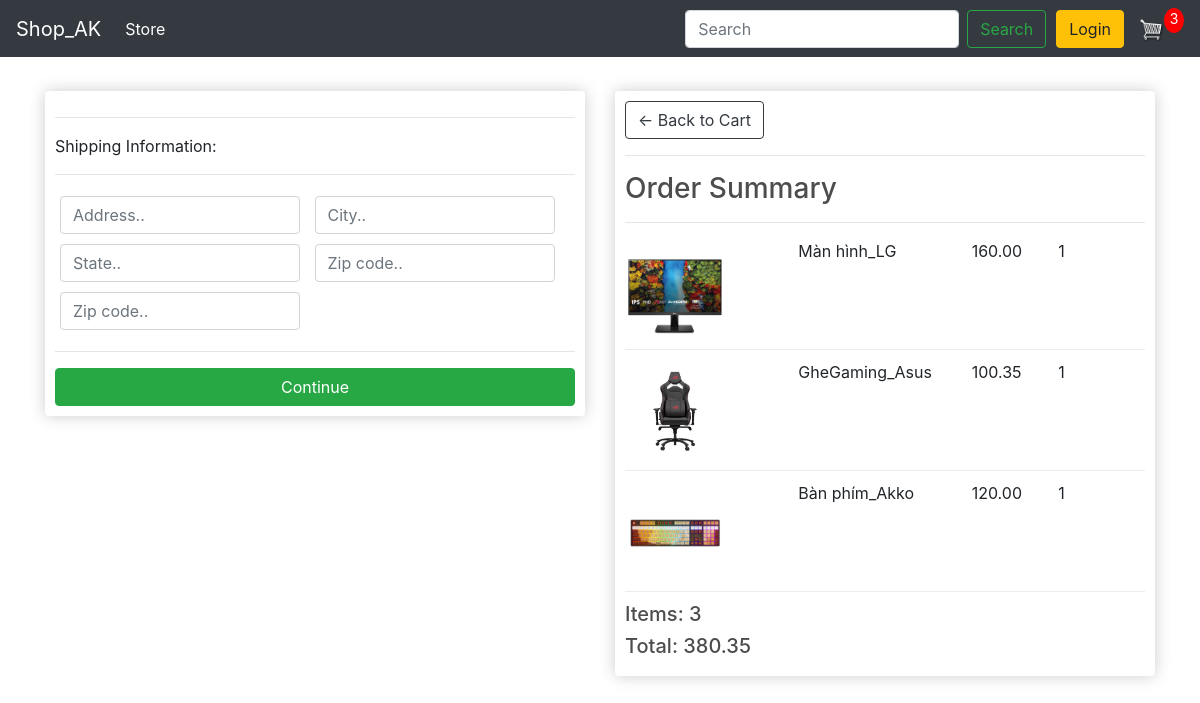
Screenshot of /checkout/ (signed in) with the database file from the repository.
### store/models.py (models this page shows, shortened)
class OrderItem(models.Model):
    product = models.ForeignKey(Product, on_delete=models.SET_NULL, null=True, blank=True)
    order = models.ForeignKey(Order, on_delete=models.SET_NULL, null=True, blank=True)
    quantity = models.IntegerField(default=0,null=True, blank=True)
    date_added=models.DateTimeField(auto_now_add=True)
    @property
    def get_total(self):
        total = self.product.price * self.quantity
        return total

class Product(models.Model):
    name = models.CharField(max_length=200, null=True)
    price = models.DecimalField(max_digits=7, decimal_places=2)# max_digits = 5 (có nghĩa là 12345 tính luôn thập phân) ví dụ 2348,92, 9999,5
    digital = models.BooleanField(default=False, null=True,blank=False)
    image = models.ImageField(null=True, blank=True)
    @property
    def image_URL(self):
        try:
            url= self.image.url
        except:
            url = ''
        return url

class Order(models.Model):
    customer = models.ForeignKey(Customer, on_delete=models.SET_NULL, null=True, blank=True)
    date_ordered = models.DateTimeField(auto_now_add=True)
    complete = models.BooleanField(default=False,null=True,blank=False)
    transaction_id = models.CharField(max_length=200,null=True)
    @property
    def shipping(self):
        shipping = False
        orderitems = self.orderitem_set.all()
        for i in orderitems:
            if i.product.digital == False:
                shipping = True
        return shipping
    @property
    def get_cart_total(self):
        orderitems = self.orderitem_set.all()
        total = sum([item.get_total for item in orderitems])
        return total
    @property
    def get_cart_items(self):
        orderitems= self.orderitem_set.all()
        total = sum([item.quantity for item in orderitems])
        return total

### store/views.py (the view)
# urls.py: path('checkout/', views.checkout, name='checkout'),
def checkout(request):
    data = cartData(request)
    cartItems = data['cartItems']
    order = data['order']
    items = data['items']
    return render(request,'store/checkout.html',{
        'items':items,
        'order':order,
        'cartItems':cartItems,
    })

### store/utils.py (called while the page is built)
def cartData(request):
    if request.user.is_authenticated:
        customer = request.user.customer
        order, create = Order.objects.get_or_create(customer=customer,complete=False)
        items = order.orderitem_set.all()
        cartItems = order.get_cart_items
    else:
        cookieData = cookieCart(request)
        cartItems = cookieData['cartItems']
        order = cookieData['order']
        items = cookieData['items']
    return {'cartItems':cartItems,'order':order,'items':items}

### store/templates/store/checkout.html (shortened to what this page needs)
{% extends 'store/main.html' %}
{% load static %}
{% block content %}
<div class="row">
    <div class="col-lg-6">
        <div class="box-element" id="form-wrapper">
            <form id="form">
                <div id="shipping-info">
                    <hr>
                    <p>Shipping Information:</p>
                    <hr>
                    <div class="form-field">
                        <input class="form-control" type="text" name="address" placeholder="Address..">
                    </div>
                    <div class="form-field">
                        <input class="form-control" type="text" name="city" placeholder="City..">
                    </div>
                    <div class="form-field">
                        <input class="form-control" type="text" name="state" placeholder="State..">
                    </div>
                    <div class="form-field">
                        <input class="form-control" type="text" name="zipcode" placeholder="Zip code..">
                    </div>
                    <div class="form-field">
                        <input class="form-control" type="text" name="country" placeholder="Zip code..">
                    </div>
                </div>
                <hr>
                <input id="form-button" class="btn btn-success btn-block" type="submit" value="Continue">
            </form>
        </div>
        <br>
    </div>
    <div class="col-lg-6">
        <div class="box-element">
            <a  class="btn btn-outline-dark" href="{% url 'store:cart' %}">&#x2190; Back to Cart</a>
            <hr>
            <h3>Order Summary</h3>
            <hr>
            {% for item in items %}
            <div class="cart-row">
                <div style="flex:2"><img class="row-image" src="{{item.product.image_URL}}"></div>
                <div style="flex:2"><p>{{item.product.name}}</p></div>
                <div style="flex:1"><p>{{item.product.price}}</p></div>
                <div style="flex:1"><p>{{item.quantity}}</p></div>
            </div>
            {% endfor %}
            <h5>Items: {{order.get_cart_items}} </h5>
            <h5>Total:   {{order.get_cart_total|floatformat:2}} </h5>
        </div>
    </div>
</div>
{% endblock %}

### static/css/main.css (style rules this page uses)
body { background-color: hsl(0, 0%, 98%); }
h1,h2,h3,h4,h5,h6 { color:hsl(0, 0%, 30%); }
.box-element { box-shadow:hsl(0, 0%, 80%) 0 0 16px; background-color: #fff; border-radius: 4px; padding: 10px; }
.col-lg-4, .col-lg-6, .col-lg-8, .col-lg-12 { margin-top: 10px; }
.btn { border-radius: 0; }
.row-image { width: 100px; }
.form-field { width:250px; display: inline-block; padding: 5px; }
.cart-row { display: flex; align-items: flex-stretch; padding-bottom: 10px; margin-bottom: 10px; border-bottom: 1px solid #ececec; }

### rows the page displays
OrderItem: product.image_URL (picture), product.name "Màn hình_LG", product.price "160.00", quantity "1"
OrderItem: product.image_URL (picture), product.name "GheGaming_Asus", product.price "100.35", quantity "1"
OrderItem: product.image_URL (picture), product.name "Bàn phím_Akko", product.price "120.00", quantity "1"
Order: get_cart_items "3", get_cart_total "380.35"

### other values shown
{{ cartItems }} "3"
